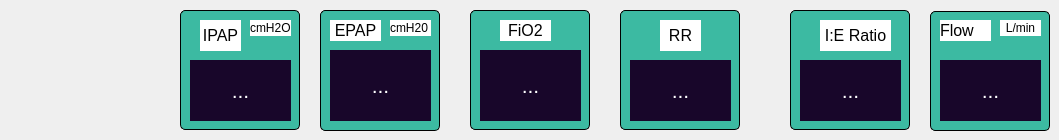
    <widget class="QWidget" name="BiPAP">
     <widget class="QLabel" name="label_150">
      <property name="geometry">
       <rect>
        <x>330</x>
        <y>50</y>
        <width>101</width>
        <height>71</height>
       </rect>
      </property>
      <property name="styleSheet">
       <string notr="true">background-color: rgb(24, 6, 42);</string>
      </property>
      <property name="text">
       <string>&lt;html&gt;&lt;head/&gt;&lt;body&gt;&lt;p align=&quot;center&quot;&gt;&lt;span style=&quot; font-size:16pt; color:#ffffff;&quot;&gt;...&lt;/span&gt;&lt;/p&gt;&lt;/body&gt;&lt;/html&gt;</string>
      </property>
     </widget>
     <widget class="QLabel" name="label_151">
      <property name="geometry">
       <rect>
        <x>940</x>
        <y>20</y>
        <width>51</width>
        <height>21</height>
       </rect>
      </property>
      <property name="styleSheet">
       <string notr="true">background-color: rgb(255, 255, 255);</string>
      </property>
      <property name="text">
       <string>&lt;html&gt;&lt;head/&gt;&lt;body&gt;&lt;p&gt;&lt;span style=&quot; font-size:12pt;&quot;&gt;Flow&lt;/span&gt;&lt;/p&gt;&lt;/body&gt;&lt;/html&gt;</string>
      </property>
     </widget>
     <widget class="QLabel" name="label_152">
      <property name="geometry">
       <rect>
        <x>480</x>
        <y>50</y>
        <width>101</width>
        <height>71</height>
       </rect>
      </property>
      <property name="styleSheet">
       <string notr="true">background-color: rgb(24, 6, 42);</string>
      </property>
      <property name="text">
       <string>&lt;html&gt;&lt;head/&gt;&lt;body&gt;&lt;p align=&quot;center&quot;&gt;&lt;span style=&quot; font-size:16pt; color:#ffffff;&quot;&gt;...&lt;/span&gt;&lt;/p&gt;&lt;/body&gt;&lt;/html&gt;</string>
      </property>
     </widget>
     <widget class="QLabel" name="label_153">
      <property name="geometry">
       <rect>
        <x>200</x>
        <y>20</y>
        <width>41</width>
        <height>31</height>
       </rect>
      </property>
      <property name="styleSheet">
       <string notr="true">background-color: rgb(255, 255, 255);</string>
      </property>
      <property name="text">
       <string>&lt;html&gt;&lt;head/&gt;&lt;body&gt;&lt;p align=&quot;center&quot;&gt;&lt;span style=&quot; font-size:12pt;&quot;&gt;IPAP&lt;/span&gt;&lt;/p&gt;&lt;/body&gt;&lt;/html&gt;</string>
      </property>
     </widget>
     <widget class="QLabel" name="label_154">
      <property name="geometry">
       <rect>
        <x>500</x>
        <y>20</y>
        <width>51</width>
        <height>21</height>
       </rect>
      </property>
      <property name="styleSheet">
       <string notr="true">background-color: rgb(255, 255, 255);</string>
      </property>
      <property name="text">
       <string>&lt;html&gt;&lt;head/&gt;&lt;body&gt;&lt;p align=&quot;center&quot;&gt;&lt;span style=&quot; font-size:12pt;&quot;&gt;FiO2&lt;/span&gt;&lt;/p&gt;&lt;/body&gt;&lt;/html&gt;</string>
      </property>
     </widget>
     <widget class="QPushButton" name="pushButton_57">
      <property name="geometry">
       <rect>
        <x>930</x>
        <y>11</y>
        <width>120</width>
        <height>120</height>
       </rect>
      </property>
      <property name="styleSheet">
       <string notr="true">QPushButton:pressed {
    background-color: qlineargradient(spread:pad, x1:0, y1:0, x2:0, y2:1,   stop:0 rgba(60, 186, 162, 255), stop:1 rgba(98, 211, 162, 255))
}
QPushButton {
     background-color: #3cbaa2; border: 1px solid black;
     border-radius: 5px;
}

QPushButton:disabled {
    background-color: rgb(170, 170, 127)
}</string>
      </property>
      <property name="text">
       <string/>
      </property>
     </widget>
     <widget class="QPushButton" name="pushButton_58">
      <property name="geometry">
       <rect>
        <x>620</x>
        <y>10</y>
        <width>120</width>
        <height>120</height>
       </rect>
      </property>
      <property name="styleSheet">
       <string notr="true">QPushButton:pressed {
    background-color: qlineargradient(spread:pad, x1:0, y1:0, x2:0, y2:1,   stop:0 rgba(60, 186, 162, 255), stop:1 rgba(98, 211, 162, 255))
}
QPushButton {
     background-color: #3cbaa2; border: 1px solid black;
     border-radius: 5px;
}

QPushButton:disabled {
    background-color: rgb(170, 170, 127)
}</string>
      </property>
      <property name="text">
       <string/>
      </property>
     </widget>
     <widget class="QPushButton" name="pushButton_59">
      <property name="geometry">
       <rect>
        <x>320</x>
        <y>10</y>
        <width>120</width>
        <height>121</height>
       </rect>
      </property>
      <property name="styleSheet">
       <string notr="true">QPushButton:pressed {
    background-color: qlineargradient(spread:pad, x1:0, y1:0, x2:0, y2:1,   stop:0 rgba(60, 186, 162, 255), stop:1 rgba(98, 211, 162, 255))
}
QPushButton {
     background-color: #3cbaa2; border: 1px solid black;
     border-radius: 5px;
}

QPushButton:disabled {
    background-color: rgb(170, 170, 127)
}</string>
      </property>
      <property name="text">
       <string/>
      </property>
     </widget>
     <widget class="QLabel" name="label_155">
      <property name="geometry">
       <rect>
        <x>800</x>
        <y>60</y>
        <width>101</width>
        <height>61</height>
       </rect>
      </property>
      <property name="styleSheet">
       <string notr="true">background-color: rgb(24, 6, 42);</string>
      </property>
      <property name="text">
       <string>&lt;html&gt;&lt;head/&gt;&lt;body&gt;&lt;p align=&quot;center&quot;&gt;&lt;span style=&quot; font-size:16pt; color:#ffffff;&quot;&gt;...&lt;/span&gt;&lt;/p&gt;&lt;/body&gt;&lt;/html&gt;</string>
      </property>
     </widget>
     <widget class="QLabel" name="label_157">
      <property name="geometry">
       <rect>
        <x>330</x>
        <y>20</y>
        <width>51</width>
        <height>21</height>
       </rect>
      </property>
      <property name="styleSheet">
       <string notr="true">background-color: rgb(255, 255, 255);</string>
      </property>
      <property name="text">
       <string>&lt;html&gt;&lt;head/&gt;&lt;body&gt;&lt;p align=&quot;center&quot;&gt;&lt;span style=&quot; font-size:12pt;&quot;&gt;EPAP&lt;/span&gt;&lt;/p&gt;&lt;/body&gt;&lt;/html&gt;</string>
      </property>
     </widget>
     <widget class="QLabel" name="label_158">
      <property name="geometry">
       <rect>
        <x>660</x>
        <y>20</y>
        <width>41</width>
        <height>31</height>
       </rect>
      </property>
      <property name="styleSheet">
       <string notr="true">background-color: rgb(255, 255, 255);</string>
      </property>
      <property name="text">
       <string>&lt;html&gt;&lt;head/&gt;&lt;body&gt;&lt;p align=&quot;center&quot;&gt;&lt;span style=&quot; font-size:12pt;&quot;&gt;RR&lt;/span&gt;&lt;/p&gt;&lt;/body&gt;&lt;/html&gt;</string>
      </property>
     </widget>
     <widget class="QLabel" name="label_159">
      <property name="geometry">
       <rect>
        <x>1000</x>
        <y>20</y>
        <width>41</width>
        <height>16</height>
       </rect>
      </property>
      <property name="styleSheet">
       <string notr="true">background-color: rgb(255, 255, 255);</string>
      </property>
      <property name="text">
       <string>&lt;html&gt;&lt;head/&gt;&lt;body&gt;&lt;p align=&quot;center&quot;&gt;L/min&lt;/p&gt;&lt;/body&gt;&lt;/html&gt;</string>
      </property>
     </widget>
     <widget class="QLabel" name="label_160">
      <property name="geometry">
       <rect>
        <x>390</x>
        <y>20</y>
        <width>41</width>
        <height>16</height>
       </rect>
      </property>
      <property name="styleSheet">
       <string notr="true">background-color: rgb(255, 255, 255);</string>
      </property>
      <property name="text">
       <string>cmH20</string>
      </property>
     </widget>
     <widget class="QLabel" name="label_162">
      <property name="geometry">
       <rect>
        <x>630</x>
        <y>60</y>
        <width>101</width>
        <height>61</height>
       </rect>
      </property>
      <property name="styleSheet">
       <string notr="true">background-color: rgb(24, 6, 42);</string>
      </property>
      <property name="text">
       <string>&lt;html&gt;&lt;head/&gt;&lt;body&gt;&lt;p align=&quot;center&quot;&gt;&lt;span style=&quot; font-size:16pt; color:#ffffff;&quot;&gt;...&lt;/span&gt;&lt;/p&gt;&lt;/body&gt;&lt;/html&gt;</string>
      </property>
     </widget>
     <widget class="QLabel" name="label_163">
      <property name="geometry">
       <rect>
        <x>940</x>
        <y>60</y>
        <width>101</width>
        <height>61</height>
       </rect>
      </property>
      <property name="styleSheet">
       <string notr="true">background-color: rgb(24, 6, 42);</string>
      </property>
      <property name="text">
       <string>&lt;html&gt;&lt;head/&gt;&lt;body&gt;&lt;p align=&quot;center&quot;&gt;&lt;span style=&quot; font-size:16pt; color:#ffffff;&quot;&gt;...&lt;/span&gt;&lt;/p&gt;&lt;/body&gt;&lt;/html&gt;</string>
      </property>
     </widget>
     <widget class="QPushButton" name="pushButton_60">
      <property name="geometry">
       <rect>
        <x>180</x>
        <y>10</y>
        <width>120</width>
        <height>120</height>
       </rect>
      </property>
      <property name="styleSheet">
       <string notr="true">QPushButton:pressed {
    background-color: qlineargradient(spread:pad, x1:0, y1:0, x2:0, y2:1,   stop:0 rgba(60, 186, 162, 255), stop:1 rgba(98, 211, 162, 255))
}
QPushButton {
     background-color: #3cbaa2; border: 1px solid black;
     border-radius: 5px;
}

QPushButton:disabled {
    background-color: rgb(170, 170, 127)
}</string>
      </property>
      <property name="text">
       <string/>
      </property>
     </widget>
     <widget class="QLabel" name="label_164">
      <property name="geometry">
       <rect>
        <x>190</x>
        <y>60</y>
        <width>101</width>
        <height>61</height>
       </rect>
      </property>
      <property name="styleSheet">
       <string notr="true">background-color: rgb(24, 6, 42);</string>
      </property>
      <property name="text">
       <string>&lt;html&gt;&lt;head/&gt;&lt;body&gt;&lt;p align=&quot;center&quot;&gt;&lt;span style=&quot; font-size:16pt; color:#ffffff;&quot;&gt;...&lt;/span&gt;&lt;/p&gt;&lt;/body&gt;&lt;/html&gt;</string>
      </property>
     </widget>
     <widget class="QLabel" name="label_165">
      <property name="geometry">
       <rect>
        <x>820</x>
        <y>20</y>
        <width>71</width>
        <height>31</height>
       </rect>
      </property>
      <property name="styleSheet">
       <string notr="true">background-color: rgb(255, 255, 255);</string>
      </property>
      <property name="text">
       <string>&lt;html&gt;&lt;head/&gt;&lt;body&gt;&lt;p align=&quot;center&quot;&gt;&lt;span style=&quot; font-size:12pt;&quot;&gt;I:E Ratio&lt;/span&gt;&lt;/p&gt;&lt;/body&gt;&lt;/html&gt;</string>
      </property>
     </widget>
     <widget class="QPushButton" name="pushButton_61">
      <property name="geometry">
       <rect>
        <x>470</x>
        <y>10</y>
        <width>120</width>
        <height>120</height>
       </rect>
      </property>
      <property name="styleSheet">
       <string notr="true">QPushButton:pressed {
    background-color: qlineargradient(spread:pad, x1:0, y1:0, x2:0, y2:1,   stop:0 rgba(60, 186, 162, 255), stop:1 rgba(98, 211, 162, 255))
}
QPushButton {
     background-color: #3cbaa2; border: 1px solid black;
     border-radius: 5px;
}

QPushButton:disabled {
    background-color: rgb(170, 170, 127)
}</string>
      </property>
      <property name="text">
       <string/>
      </property>
     </widget>
     <widget class="QPushButton" name="pushButton_62">
      <property name="geometry">
       <rect>
        <x>790</x>
        <y>10</y>
        <width>120</width>
        <height>120</height>
       </rect>
      </property>
      <property name="styleSheet">
       <string notr="true">QPushButton:pressed {
    background-color: qlineargradient(spread:pad, x1:0, y1:0, x2:0, y2:1,   stop:0 rgba(60, 186, 162, 255), stop:1 rgba(98, 211, 162, 255))
}
QPushButton {
     background-color: #3cbaa2; border: 1px solid black;
     border-radius: 5px;
}

QPushButton:disabled {
    background-color: rgb(170, 170, 127)
}</string>
      </property>
      <property name="text">
       <string/>
      </property>
     </widget>
     <widget class="QLabel" name="label_168">
      <property name="geometry">
       <rect>
        <x>250</x>
        <y>20</y>
        <width>41</width>
        <height>16</height>
       </rect>
      </property>
      <property name="styleSheet">
       <string notr="true">background-color: rgb(255, 255, 255);</string>
      </property>
      <property name="text">
       <string>cmH2O</string>
      </property>
     </widget>
     <zorder>pushButton_57</zorder>
     <zorder>pushButton_62</zorder>
     <zorder>pushButton_61</zorder>
     <zorder>pushButton_59</zorder>
     <zorder>pushButton_60</zorder>
     <zorder>label_150</zorder>
     <zorder>label_151</zorder>
     <zorder>label_152</zorder>
     <zorder>label_153</zorder>
     <zorder>label_154</zorder>
     <zorder>pushButton_58</zorder>
     <zorder>label_155</zorder>
     <zorder>label_157</zorder>
     <zorder>label_158</zorder>
     <zorder>label_159</zorder>
     <zorder>label_160</zorder>
     <zorder>label_162</zorder>
     <zorder>label_163</zorder>
     <zorder>label_164</zorder>
     <zorder>label_165</zorder>
     <zorder>label_168</zorder>
    </widget>
